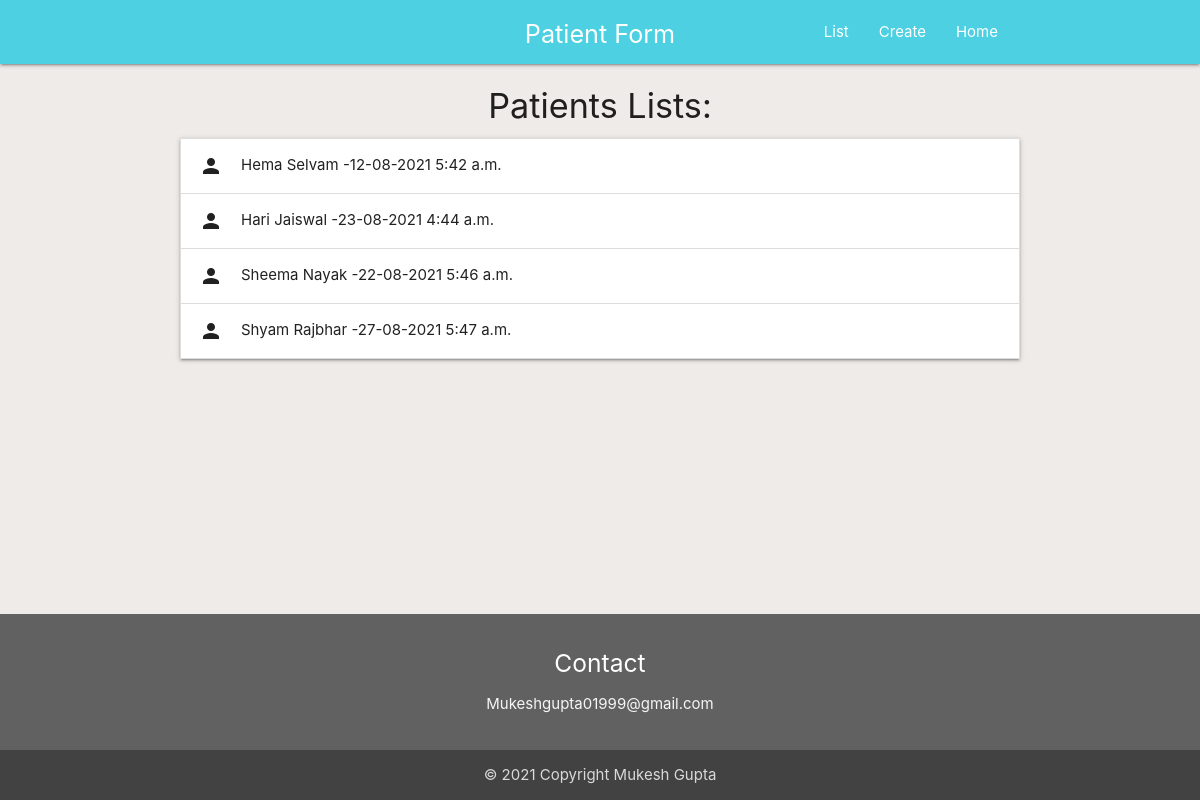
Page /list on the committed database.
### patient/models.py (models this page shows)
class Patient(models.Model):
    CHOICE = (
        ('Male', 'Male'),
        ('Female', 'Female'),
        ('Other','Other')
        )
    First_name = models.CharField(max_length=100)
    Last_name = models.CharField(max_length=100)
    Gender=models.CharField(max_length=100,choices=CHOICE)
    Age = models.PositiveIntegerField()
    Disease = models.CharField(max_length=200)
    Doctor_name = models.CharField(max_length=100)
    Doctor_Fees = models.PositiveIntegerField(default=500)
    date=models.DateField()
    time=models.TimeField()

### patient/views.py (the view)
# urls.py: path('list',views.patient_list,name='list'),
def patient_list(request):
    patients=Patient.objects.all()
    context={
        "patients":patients,
    }
    return render(request,'list.html',context=context)

### templates/list.html (shortened to what this page needs)
<!DOCTYPE html>
{% extends 'base.html' %}
{% block content %}
<div class="container">
  <h4 class="center">Patients Lists:</h4>
        <ul class="collapsible" data-collapsible="accordion">
              {% for patient in patients %}
          <li>
            <div class="collapsible-header">
              <i class="material-icons">person</i>{{patient.First_name|title}}  {{patient.Last_name|title}}
                -{{patient.date|date:'d-m-Y'}} {{patient.time}}
            </div>
          </li>
       {% endfor %}
        </ul>
</div>
{% endblock %}

### templates/base.html (shortened to what this page needs)
<!doctype html>
{% load static %}
<html lang="en">
  <head>
  <link rel="stylesheet" href="https://cdnjs.cloudflare.com/ajax/libs/materialize/1.0.0-rc.1/css/materialize.min.css" />
  </head>
  <body class="#efebe9 brown lighten-5">
  <header class="black">
  <nav class="nav-wrapper #4dd0e1 cyan lighten-2" style="padding:0px 10px;">
      <div class="container">
    <div class="nav-wrapper" >
        <a href="/" class="brand-logo center" >
            <span class="flow-text white-text center hoverable" style="padding:0px 6px">Patient Form</span>
        </a>
      <ul  class="right hide-on-med-and-down">
        <li><a href="/list" class="">List</a></li>
        <li><a href="/create/">Create</a></li>
        <li><a href="/">Home</a></li>
      </ul>
    </div>
          </div>
  </nav>
  </header>
<main>
{% block content  %}
{% endblock %}
    </main>
  <footer class="page-footer #616161 grey darken-2">
          <div class="container">
            <div class="row">
              <div class="col l12 s12 m12 center">
                <h5 class="white-text">Contact</h5>
                <p class="grey-text text-lighten-4">Mukeshgupta01999@gmail.com</p>
              </div>
            </div>
          </div>
          <div class="footer-copyright #424242 grey darken-3">
            <div class="container center-align">
            © 2021 Copyright Mukesh Gupta
            </div>
          </div>
        </footer>
  </body>
</html>

### templates/base.html (style rules this page uses)
body { display: flex; min-height: 100vh; flex-direction: column; }
main { flex: 1 0 auto; }

### rows in the picture
Patient: First_name "Hema", Last_name "Selvam", date "12-08-2021", time "5:42 a.m."
Patient: First_name "Hari", Last_name "Jaiswal", date "23-08-2021", time "4:44 a.m."
Patient: First_name "Sheema", Last_name "Nayak", date "22-08-2021", time "5:46 a.m."
Patient: First_name "Shyam", Last_name "Rajbhar", date "27-08-2021", time "5:47 a.m."
